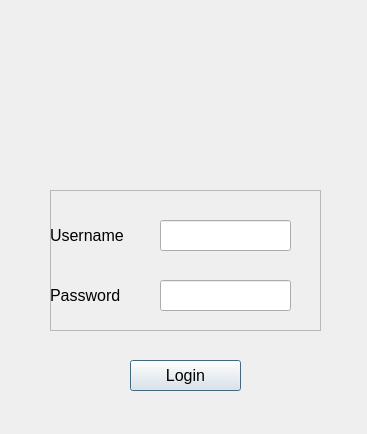
<?xml version="1.0" encoding="UTF-8"?>
<ui version="4.0">
 <class>LoginPage</class>
 <widget class="QDialog" name="LoginPage">
  <property name="geometry">
   <rect>
    <x>0</x>
    <y>0</y>
    <width>367</width>
    <height>434</height>
   </rect>
  </property>
  <property name="windowTitle">
   <string>Login</string>
  </property>
  <widget class="QPushButton" name="loginButton">
   <property name="geometry">
    <rect>
     <x>130</x>
     <y>360</y>
     <width>111</width>
     <height>31</height>
    </rect>
   </property>
   <property name="font">
    <font>
     <pointsize>12</pointsize>
     <weight>50</weight>
     <bold>false</bold>
    </font>
   </property>
   <property name="text">
    <string>Login</string>
   </property>
  </widget>
  <widget class="QFrame" name="frame">
   <property name="geometry">
    <rect>
     <x>50</x>
     <y>190</y>
     <width>271</width>
     <height>141</height>
    </rect>
   </property>
   <property name="frameShape">
    <enum>QFrame::StyledPanel</enum>
   </property>
   <property name="frameShadow">
    <enum>QFrame::Raised</enum>
   </property>
   <widget class="QLabel" name="usernameLabel">
    <property name="geometry">
     <rect>
      <x>0</x>
      <y>30</y>
      <width>91</width>
      <height>31</height>
     </rect>
    </property>
    <property name="font">
     <font>
      <pointsize>12</pointsize>
     </font>
    </property>
    <property name="text">
     <string>Username</string>
    </property>
   </widget>
   <widget class="QLineEdit" name="inputUser">
    <property name="geometry">
     <rect>
      <x>110</x>
      <y>30</y>
      <width>131</width>
      <height>31</height>
     </rect>
    </property>
    <property name="font">
     <font>
      <pointsize>12</pointsize>
     </font>
    </property>
    <property name="text">
     <string/>
    </property>
   </widget>
   <widget class="QLabel" name="passwordLabel">
    <property name="geometry">
     <rect>
      <x>0</x>
      <y>90</y>
      <width>91</width>
      <height>31</height>
     </rect>
    </property>
    <property name="font">
     <font>
      <pointsize>12</pointsize>
     </font>
    </property>
    <property name="text">
     <string>Password</string>
    </property>
   </widget>
   <widget class="QLineEdit" name="inputPass">
    <property name="geometry">
     <rect>
      <x>110</x>
      <y>90</y>
      <width>131</width>
      <height>31</height>
     </rect>
    </property>
    <property name="font">
     <font>
      <pointsize>12</pointsize>
     </font>
    </property>
    <property name="text">
     <string/>
    </property>
   </widget>
  </widget>
  <widget class="QLabel" name="icon">
   <property name="geometry">
    <rect>
     <x>130</x>
     <y>60</y>
     <width>101</width>
     <height>101</height>
    </rect>
   </property>
   <property name="text">
    <string/>
   </property>
   <property name="pixmap">
    <pixmap>login-icon.png</pixmap>
   </property>
   <property name="scaledContents">
    <bool>true</bool>
   </property>
  </widget>
 </widget>
 <resources/>
 <connections/>
</ui>
